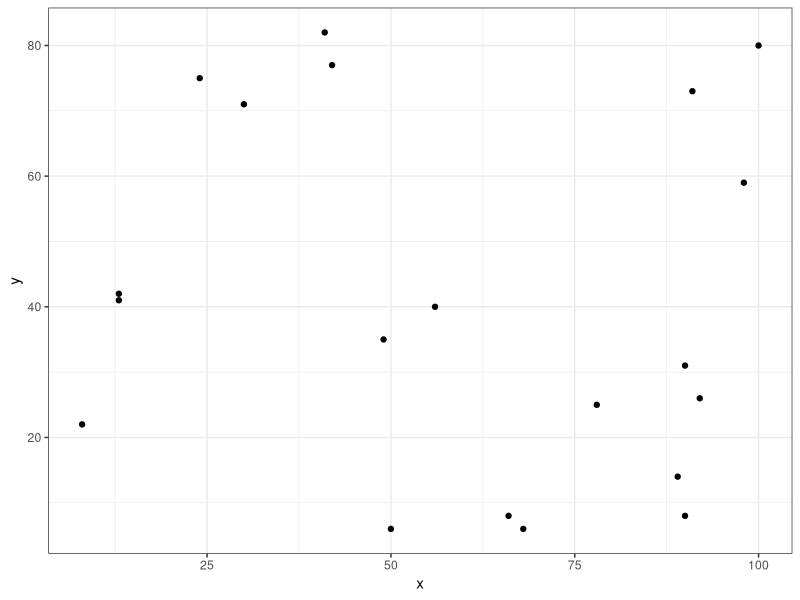
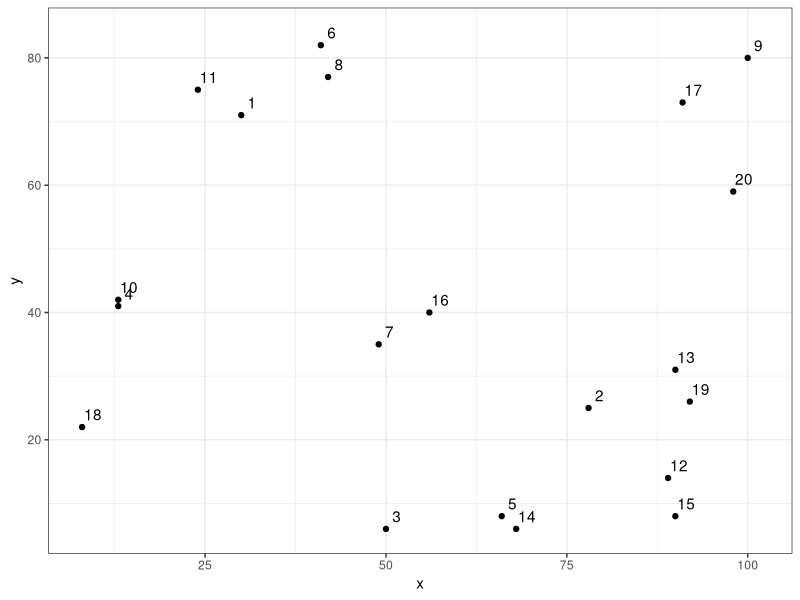
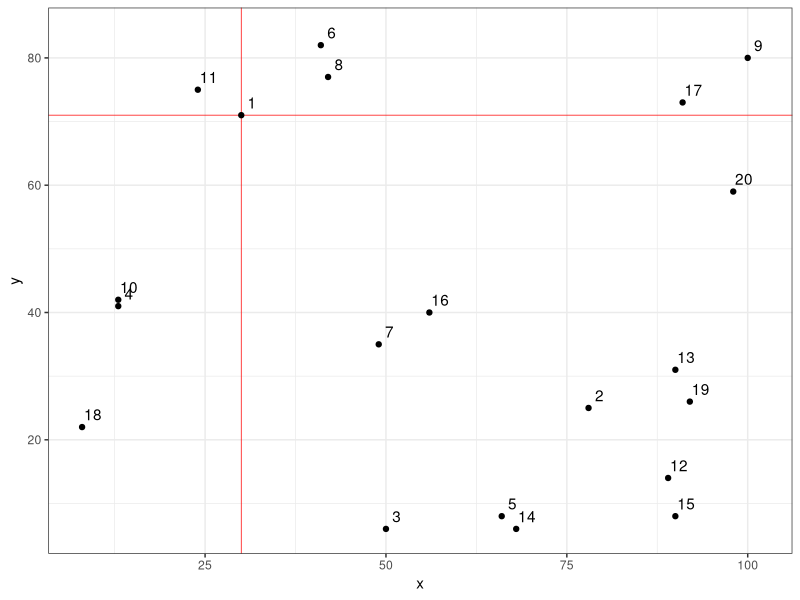
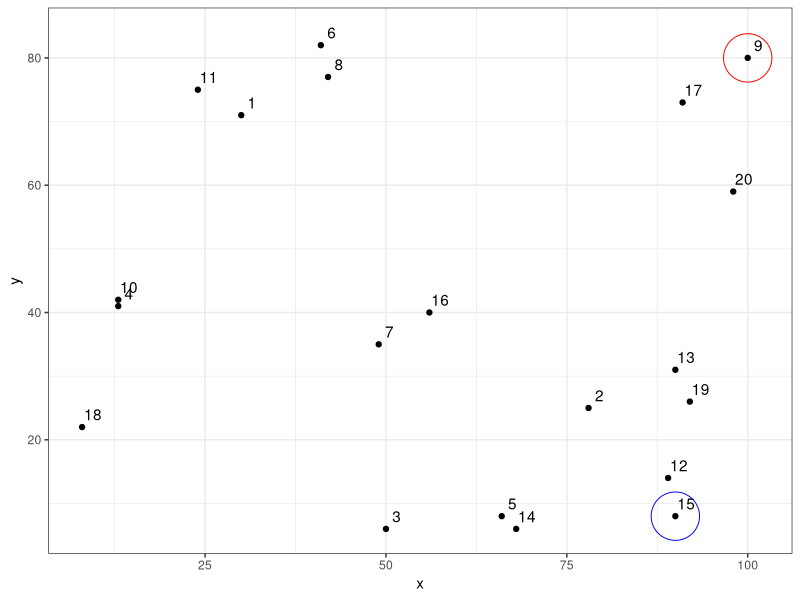
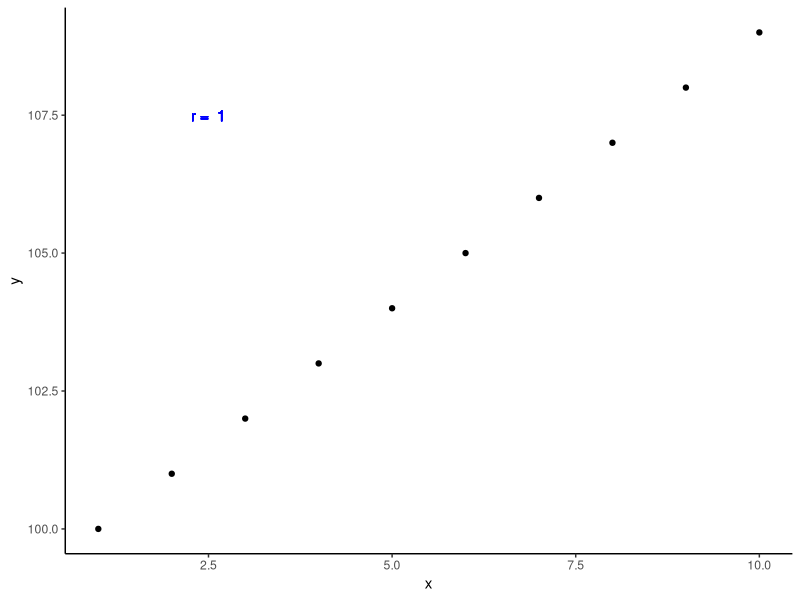
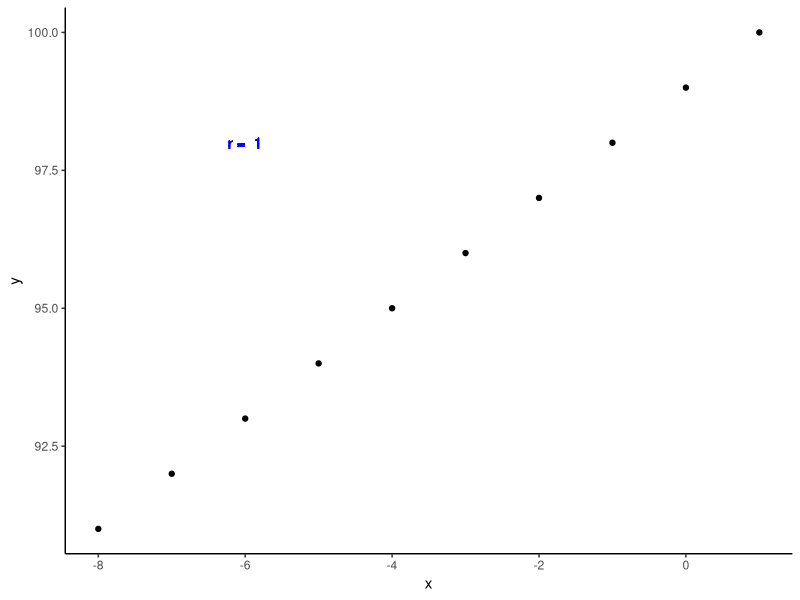
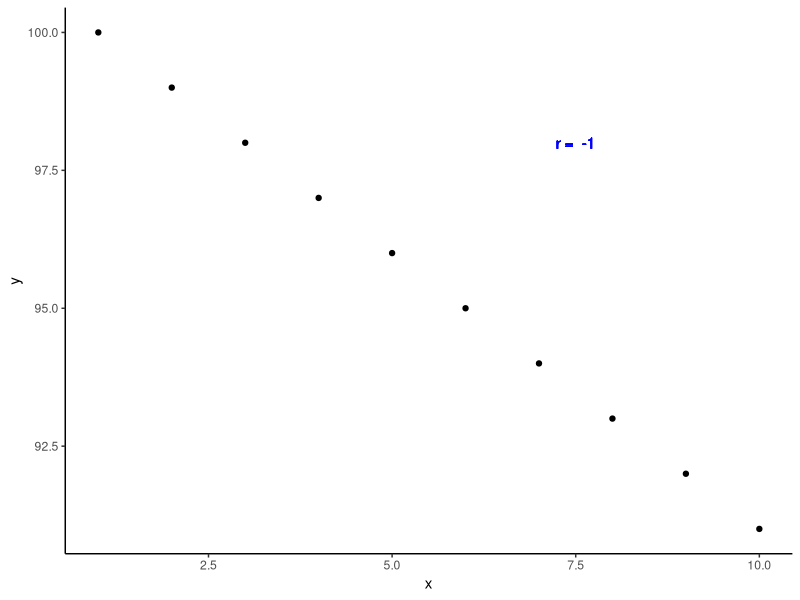
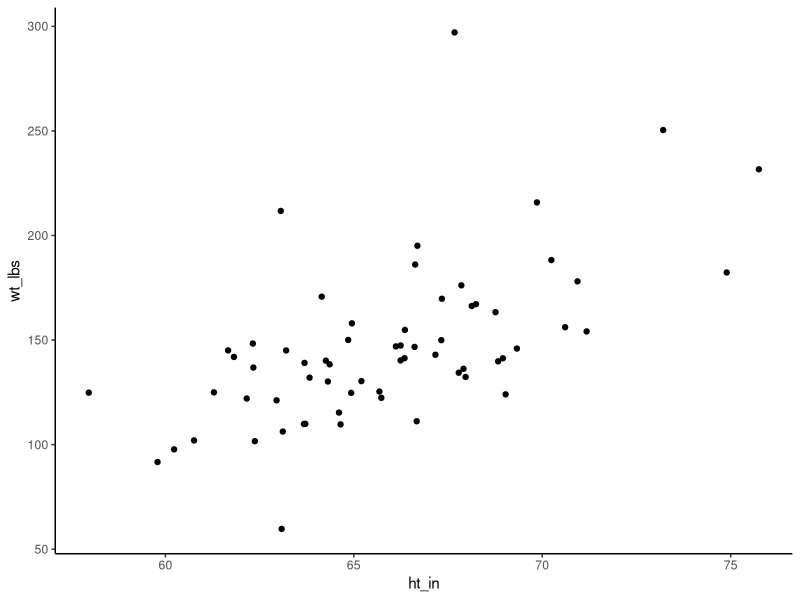

These charts were generated, in order, by the following R code:
## ---- chunk 1
knitr::opts_chunk$set(echo = TRUE)
## ---- chunk 2
# Load the Tidyverse package
library(tidyverse)
## ---- chunk 3
set.seed(123)
df <- tibble(
  id = 1:20,
  x  = sample(x = 0:100, size = 20, replace = TRUE),
  y  = sample(x = 0:100, size = 20, replace = TRUE)
)
df
## ---- chunk 4
ggplot(df, aes(x, y)) +
  geom_point() +
  theme_bw()
## ---- chunk 5
ggplot(df, aes(x, y)) +
  geom_point() +
  geom_text(aes(label = id), nudge_x = 1.5, nudge_y = 2) +
  theme_bw()
## ---- chunk 6
ggplot(df, aes(x, y)) +
  geom_text(aes(label = id), nudge_x = 1.5, nudge_y = 2) +
  geom_vline(xintercept = 30, col = "red", size = 0.25) +
  geom_hline(yintercept = 71, col = "red", size = 0.25) +
  geom_point() +
  theme_bw()
## ---- chunk 7
ggplot(df, aes(x, y)) +
  geom_point() +
  geom_text(aes(label = id), nudge_x = 1.5, nudge_y = 2) +
  geom_point(aes(x, y), data.frame(x = 100, y = 80), shape = 1, size = 16, col = "red") +
  geom_point(aes(x, y), data.frame(x = 90, y = 8), shape = 1, size = 16, col = "blue") +
  theme_bw()
## ---- chunk 8
cor.test(x = df$x, y = df$y)
## ---- chunk 9
# Positively correlated data
tibble(
  x = 1:10,
  y = 100:109,
  r = cor(x, y)
) %>% 
  ggplot() +
    geom_point(aes(x, y)) +
    geom_text(aes(x = 2.5, y = 107.5, label = paste("r = ", r)), col = "blue") +
    theme_classic()
## ---- chunk 10
df <- tibble(
  x = 1:-8,
  y = 100:91
)
df
## ---- chunk 11
df %>% 
  mutate(r = cor(x, y)) %>% 
  ggplot() +
      geom_point(aes(x, y)) +
      geom_text(aes(x = -6, y = 98, label = paste("r = ", r)), col = "blue") +
      theme_classic()
## ---- chunk 12
tibble(
  x = 1:10,
  y = 100:91,
  r = cor(x, y)
) %>% 
  ggplot() +
    geom_point(aes(x, y)) +
    geom_text(aes(x = 7.5, y = 98, label = paste("r = ", r)), col = "blue") +
    theme_classic()
## ---- chunk 13
class <- tibble(
  ht_in = c(70, 63, 62, 67, 67, 58, 64, 69, 65, 68, 63, 68, 69, 66, 67, 65, 
            64, 75, 67, 63, 60, 67, 64, 73, 62, 69, 67, 62, 68, 66, 66, 62, 
            64, 68, NA, 68, 70, 68, 68, 66, 71, 61, 62, 64, 64, 63, 67, 66, 
            69, 76, NA, 63, 64, 65, 65, 71, 66, 65, 65, 71, 64, 71, 60, 62, 
            61, 69, 66, NA),
  wt_lbs = c(216, 106, 145, 195, 143, 125, 138, 140, 158, 167, 145, 297, 146, 
             125, 111, 125, 130, 182, 170, 121, 98, 150, 132, 250, 137, 124, 
             186, 148, 134, 155, 122, 142, 110, 132, 188, 176, 188, 166, 136, 
             147, 178, 125, 102, 140, 139, 60, 147, 147, 141, 232, 186, 212, 
             110, 110, 115, 154, 140, 150, 130, NA, 171, 156, 92, 122, 102, 
             163, 141, NA)
)
## ---- chunk 14
ggplot(class, aes(ht_in, wt_lbs)) +
  geom_jitter() +
  theme_classic()
## ---- chunk 15
cor.test(class$ht_in, class$wt_lbs)
## ---- chunk 16
options(scipen = 999)
cor.test(class$ht_in, class$wt_lbs)
## ---- chunk 17
ggplot(class, aes(ht_in, wt_lbs)) +
  geom_smooth(method = "lm") +
  geom_jitter() +
  theme_classic()
